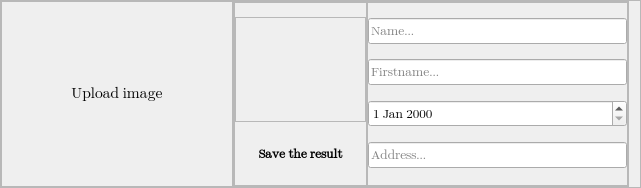
               <widget class="QFrame" name="frame_4">
                <property name="sizePolicy">
                 <sizepolicy hsizetype="Expanding" vsizetype="Expanding">
                  <horstretch>0</horstretch>
                  <verstretch>0</verstretch>
                 </sizepolicy>
                </property>
                <property name="minimumSize">
                 <size>
                  <width>641</width>
                  <height>188</height>
                 </size>
                </property>
                <property name="frameShape">
                 <enum>QFrame::StyledPanel</enum>
                </property>
                <property name="frameShadow">
                 <enum>QFrame::Raised</enum>
                </property>
                <layout class="QHBoxLayout" name="horizontalLayout_10">
                 <property name="spacing">
                  <number>0</number>
                 </property>
                 <property name="leftMargin">
                  <number>0</number>
                 </property>
                 <property name="topMargin">
                  <number>0</number>
                 </property>
                 <property name="bottomMargin">
                  <number>0</number>
                 </property>
                 <item>
                  <widget class="QFrame" name="frame_6">
                   <property name="sizePolicy">
                    <sizepolicy hsizetype="Expanding" vsizetype="Expanding">
                     <horstretch>0</horstretch>
                     <verstretch>0</verstretch>
                    </sizepolicy>
                   </property>
                   <property name="frameShape">
                    <enum>QFrame::StyledPanel</enum>
                   </property>
                   <property name="frameShadow">
                    <enum>QFrame::Raised</enum>
                   </property>
                   <layout class="QHBoxLayout" name="horizontalLayout_12">
                    <property name="spacing">
                     <number>0</number>
                    </property>
                    <property name="leftMargin">
                     <number>0</number>
                    </property>
                    <property name="topMargin">
                     <number>0</number>
                    </property>
                    <property name="rightMargin">
                     <number>0</number>
                    </property>
                    <property name="bottomMargin">
                     <number>0</number>
                    </property>
                    <item alignment="Qt::AlignVCenter">
                     <widget class="QPushButton" name="upload_image_btn">
                      <property name="minimumSize">
                       <size>
                        <width>0</width>
                        <height>35</height>
                       </size>
                      </property>
                      <property name="font">
                       <font>
                        <family>Segoe UI Emoji</family>
                        <pointsize>11</pointsize>
                        <weight>50</weight>
                        <italic>false</italic>
                        <bold>false</bold>
                       </font>
                      </property>
                      <property name="cursor">
                       <cursorShape>PointingHandCursor</cursorShape>
                      </property>
                      <property name="text">
                       <string>Upload image</string>
                      </property>
                      <property name="icon">
                       <iconset resource="resource.qrc">
                        <normaloff>:/icons/icons/picture_30px.png</normaloff>:/icons/icons/picture_30px.png</iconset>
                      </property>
                      <property name="iconSize">
                       <size>
                        <width>30</width>
                        <height>30</height>
                       </size>
                      </property>
                      <property name="flat">
                       <bool>true</bool>
                      </property>
                     </widget>
                    </item>
                   </layout>
                  </widget>
                 </item>
                 <item>
                  <widget class="QFrame" name="frame_8">
                   <property name="sizePolicy">
                    <sizepolicy hsizetype="Expanding" vsizetype="Expanding">
                     <horstretch>0</horstretch>
                     <verstretch>0</verstretch>
                    </sizepolicy>
                   </property>
                   <property name="frameShape">
                    <enum>QFrame::StyledPanel</enum>
                   </property>
                   <property name="frameShadow">
                    <enum>QFrame::Raised</enum>
                   </property>
                   <layout class="QHBoxLayout" name="horizontalLayout_13">
                    <property name="spacing">
                     <number>0</number>
                    </property>
                    <property name="leftMargin">
                     <number>0</number>
                    </property>
                    <property name="topMargin">
                     <number>0</number>
                    </property>
                    <property name="rightMargin">
                     <number>0</number>
                    </property>
                    <property name="bottomMargin">
                     <number>0</number>
                    </property>
                    <item alignment="Qt::AlignHCenter">
                     <widget class="QFrame" name="frame_12">
                      <property name="sizePolicy">
                       <sizepolicy hsizetype="Expanding" vsizetype="Expanding">
                        <horstretch>0</horstretch>
                        <verstretch>0</verstretch>
                       </sizepolicy>
                      </property>
                      <property name="minimumSize">
                       <size>
                        <width>0</width>
                        <height>166</height>
                       </size>
                      </property>
                      <property name="layoutDirection">
                       <enum>Qt::LeftToRight</enum>
                      </property>
                      <property name="frameShape">
                       <enum>QFrame::StyledPanel</enum>
                      </property>
                      <property name="frameShadow">
                       <enum>QFrame::Raised</enum>
                      </property>
                      <layout class="QVBoxLayout" name="verticalLayout_12">
                       <property name="spacing">
                        <number>0</number>
                       </property>
                       <property name="leftMargin">
                        <number>0</number>
                       </property>
                       <property name="topMargin">
                        <number>0</number>
                       </property>
                       <property name="rightMargin">
                        <number>0</number>
                       </property>
                       <property name="bottomMargin">
                        <number>0</number>
                       </property>
                       <item>
                        <widget class="QFrame" name="qrcode_frame">
                         <property name="sizePolicy">
                          <sizepolicy hsizetype="Expanding" vsizetype="Expanding">
                           <horstretch>0</horstretch>
                           <verstretch>0</verstretch>
                          </sizepolicy>
                         </property>
                         <property name="minimumSize">
                          <size>
                           <width>91</width>
                           <height>91</height>
                          </size>
                         </property>
                         <property name="maximumSize">
                          <size>
                           <width>131</width>
                           <height>105</height>
                          </size>
                         </property>
                         <property name="frameShape">
                          <enum>QFrame::StyledPanel</enum>
                         </property>
                         <property name="frameShadow">
                          <enum>QFrame::Raised</enum>
                         </property>
                         <layout class="QGridLayout" name="gridLayout_11">
                          <property name="leftMargin">
                           <number>0</number>
                          </property>
                          <property name="topMargin">
                           <number>0</number>
                          </property>
                          <property name="rightMargin">
                           <number>0</number>
                          </property>
                          <property name="bottomMargin">
                           <number>0</number>
                          </property>
                          <item row="0" column="0">
                           <widget class="QLabel" name="qrcode_label">
                            <property name="sizePolicy">
                             <sizepolicy hsizetype="Expanding" vsizetype="Expanding">
                              <horstretch>0</horstretch>
                              <verstretch>0</verstretch>
                             </sizepolicy>
                            </property>
                            <property name="minimumSize">
                             <size>
                              <width>100</width>
                              <height>100</height>
                             </size>
                            </property>
                            <property name="maximumSize">
                             <size>
                              <width>100</width>
                              <height>100</height>
                             </size>
                            </property>
                            <property name="font">
                             <font>
                              <weight>75</weight>
                              <bold>true</bold>
                             </font>
                            </property>
                            <property name="text">
                             <string/>
                            </property>
                            <property name="pixmap">
                             <pixmap resource="resource.qrc">:/icons/icons/qr_code_24px.png</pixmap>
                            </property>
                            <property name="scaledContents">
                             <bool>true</bool>
                            </property>
                            <property name="alignment">
                             <set>Qt::AlignCenter</set>
                            </property>
                           </widget>
                          </item>
                         </layout>
                        </widget>
                       </item>
                       <item>
                        <widget class="QPushButton" name="save_the_result_btn">
                         <property name="minimumSize">
                          <size>
                           <width>131</width>
                           <height>35</height>
                          </size>
                         </property>
                         <property name="maximumSize">
                          <size>
                           <width>16777215</width>
                           <height>16777215</height>
                          </size>
                         </property>
                         <property name="font">
                          <font>
                           <family>Segoe UI Emoji</family>
                           <pointsize>10</pointsize>
                           <weight>75</weight>
                           <bold>true</bold>
                          </font>
                         </property>
                         <property name="cursor">
                          <cursorShape>PointingHandCursor</cursorShape>
                         </property>
                         <property name="text">
                          <string>Save the result</string>
                         </property>
                         <property name="icon">
                          <iconset resource="resource.qrc">
                           <normaloff>:/icons/icons/save_30px.png</normaloff>:/icons/icons/save_30px.png</iconset>
                         </property>
                         <property name="iconSize">
                          <size>
                           <width>24</width>
                           <height>24</height>
                          </size>
                         </property>
                         <property name="flat">
                          <bool>true</bool>
                         </property>
                        </widget>
                       </item>
                      </layout>
                     </widget>
                    </item>
                    <item>
                     <widget class="QFrame" name="frame_14">
                      <property name="sizePolicy">
                       <sizepolicy hsizetype="Expanding" vsizetype="Expanding">
                        <horstretch>0</horstretch>
                        <verstretch>0</verstretch>
                       </sizepolicy>
                      </property>
                      <property name="minimumSize">
                       <size>
                        <width>261</width>
                        <height>150</height>
                       </size>
                      </property>
                      <property name="frameShape">
                       <enum>QFrame::StyledPanel</enum>
                      </property>
                      <property name="frameShadow">
                       <enum>QFrame::Raised</enum>
                      </property>
                      <layout class="QVBoxLayout" name="verticalLayout_13">
                       <property name="spacing">
                        <number>0</number>
                       </property>
                       <property name="leftMargin">
                        <number>0</number>
                       </property>
                       <property name="topMargin">
                        <number>0</number>
                       </property>
                       <property name="rightMargin">
                        <number>0</number>
                       </property>
                       <property name="bottomMargin">
                        <number>0</number>
                       </property>
                       <item>
                        <widget class="QLineEdit" name="save_name_input">
                         <property name="font">
                          <font>
                           <family>Segoe UI Emoji</family>
                           <pointsize>10</pointsize>
                           <weight>50</weight>
                           <bold>false</bold>
                          </font>
                         </property>
                         <property name="placeholderText">
                          <string>Name...</string>
                         </property>
                        </widget>
                       </item>
                       <item>
                        <widget class="QLineEdit" name="save_firstname_input">
                         <property name="font">
                          <font>
                           <family>Segoe UI Emoji</family>
                           <pointsize>10</pointsize>
                           <weight>50</weight>
                           <bold>false</bold>
                          </font>
                         </property>
                         <property name="placeholderText">
                          <string>Firstname...</string>
                         </property>
                        </widget>
                       </item>
                       <item>
                        <widget class="QDateEdit" name="save_date_naissance_input">
                         <property name="font">
                          <font>
                           <family>Segoe UI Emoji</family>
                           <pointsize>10</pointsize>
                           <weight>50</weight>
                           <bold>false</bold>
                          </font>
                         </property>
                        </widget>
                       </item>
                       <item>
                        <widget class="QLineEdit" name="save_address_input">
                         <property name="font">
                          <font>
                           <family>Segoe UI Emoji</family>
                           <pointsize>10</pointsize>
                           <weight>50</weight>
                           <bold>false</bold>
                          </font>
                         </property>
                         <property name="placeholderText">
                          <string>Address...</string>
                         </property>
                        </widget>
                       </item>
                      </layout>
                     </widget>
                    </item>
                   </layout>
                  </widget>
                 </item>
                </layout>
               </widget>
